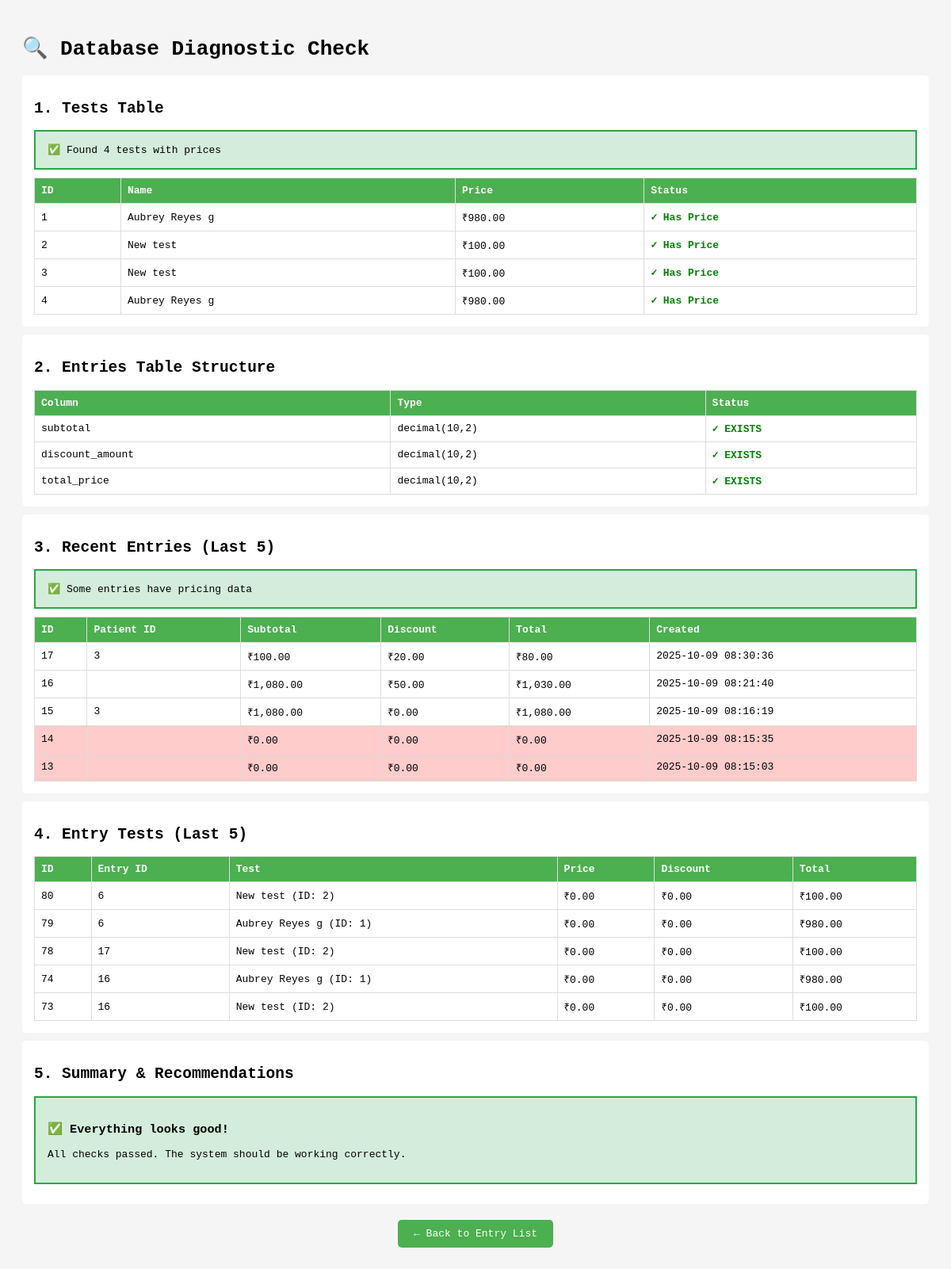
Before: /umakant/check_data.php (signed in) with the older database file.
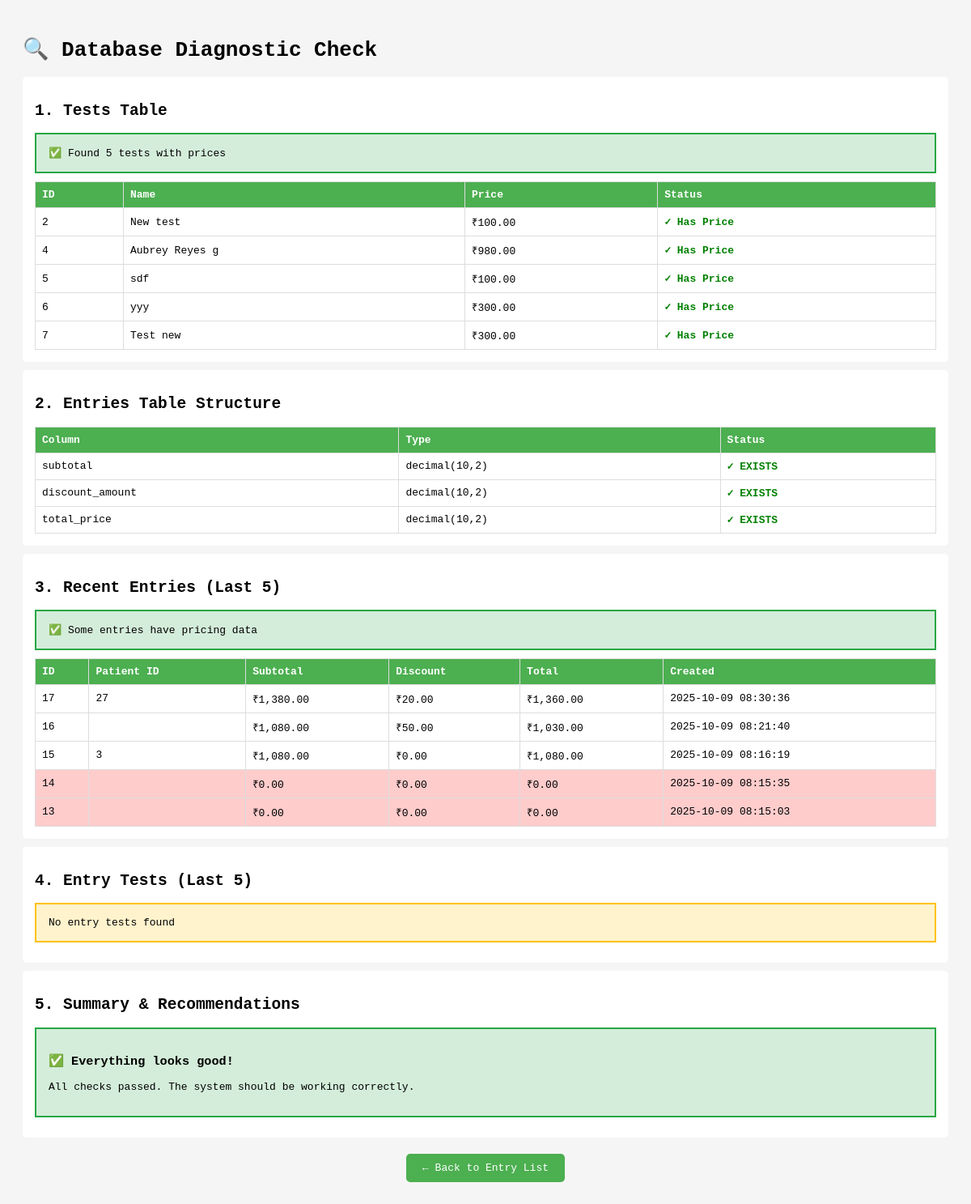
After: the same page with the newer database file.
### tables this page shows
CREATE TABLE `tests` (
  `id` int(11) NOT NULL,
  `name` varchar(255) NOT NULL,
  `category_id` int(11) DEFAULT NULL,
  `main_category_id` int(11) NOT NULL,
  `price` decimal(10,2) NOT NULL DEFAULT 0.00,
  `unit` varchar(50) DEFAULT NULL,
  `specimen` varchar(255) DEFAULT NULL,
  `default_result` text DEFAULT NULL,
  `reference_range` varchar(255) DEFAULT NULL,
  `min` decimal(10,2) DEFAULT NULL,
  `max` decimal(10,2) DEFAULT NULL,
  `description` text DEFAULT NULL,
  `min_male` decimal(10,2) DEFAULT NULL,
  `max_male` decimal(10,2) DEFAULT NULL,
  `min_female` decimal(10,2) DEFAULT NULL,
  `max_female` decimal(10,2) DEFAULT NULL,
  `min_child` decimal(10,2) DEFAULT NULL,
  `max_child` decimal(10,2) DEFAULT NULL,
  `sub_heading` tinyint(1) NOT NULL DEFAULT 0,
  `test_code` varchar(100) DEFAULT NULL,
  `method` varchar(255) DEFAULT NULL,
  `print_new_page` tinyint(1) NOT NULL DEFAULT 0,
  `shortcut` varchar(50) DEFAULT NULL,
  `added_by` int(11) DEFAULT NULL,
  `created_at` datetime DEFAULT current_timestamp(),
  `updated_at` datetime DEFAULT current_timestamp()
);

CREATE TABLE `entries` (
  `id` int(11) NOT NULL,
  `owner_id` int(11) DEFAULT NULL,
  `server_id` int(11) DEFAULT NULL,
  `patient_id` int(11) DEFAULT NULL,
  `doctor_id` int(11) DEFAULT NULL,
  `entry_date` datetime DEFAULT NULL,
  `status` varchar(50) NOT NULL DEFAULT 'pending',
  `priority` varchar(50) DEFAULT 'normal',
  `referral_source` varchar(100) DEFAULT NULL,
  `patient_contact` varchar(100) DEFAULT NULL,
  `patient_address` text DEFAULT NULL,
  `gender` varchar(10) DEFAULT NULL,
  `age` int(11) DEFAULT NULL COMMENT 'Patient age at time of entry',
  `subtotal` decimal(10,2) DEFAULT 0.00,
  `discount_amount` decimal(10,2) DEFAULT 0.00,
  `total_price` decimal(10,2) DEFAULT 0.00,
  `payment_status` varchar(50) DEFAULT 'pending',
  `notes` text DEFAULT NULL,
  `added_by` int(11) DEFAULT NULL,
  `created_at` datetime NOT NULL DEFAULT current_timestamp(),
  `updated_at` datetime DEFAULT NULL
);

CREATE TABLE `entry_tests` (
  `id` int(10) UNSIGNED NOT NULL,
  `entry_id` int(10) UNSIGNED NOT NULL,
  `test_id` int(10) UNSIGNED NOT NULL,
  `result_value` varchar(255) DEFAULT NULL,
  `unit` varchar(64) DEFAULT NULL,
  `remarks` text DEFAULT NULL,
  `status` varchar(32) NOT NULL DEFAULT 'pending',
  `price` decimal(10,2) DEFAULT 0.00,
  `discount_amount` decimal(10,2) DEFAULT 0.00,
  `total_price` decimal(10,2) DEFAULT 0.00,
  `created_at` datetime DEFAULT current_timestamp()
);

### umakant/check_data.php (the view, shortened to what this page needs)
<?php
require_once 'inc/connection.php';
?>
<!DOCTYPE html>
<html>
<head>
</head>
<body>
    <h1>🔍 Database Diagnostic Check</h1>
    <?php
    try {
        echo '<div class="section">';
        echo '<h2>1. Tests Table</h2>';
        $stmt = $pdo->query("SELECT id, name, price FROM tests ORDER BY id");
        $tests = $stmt->fetchAll(PDO::FETCH_ASSOC);
        if (empty($tests)) {
            echo '<div class="warning">⚠️ NO TESTS FOUND in database!</div>';
        } else {
            $testsWithPrice = array_filter($tests, function($t) { return $t['price'] > 0; });
            if (count($testsWithPrice) > 0) {
                echo '<div class="success">✅ Found ' . count($testsWithPrice) . ' tests with prices</div>';
            }
            echo '<table>';
            echo '<tr><th>ID</th><th>Name</th><th>Price</th><th>Status</th></tr>';
            foreach ($tests as $test) {
                $status = $test['price'] > 0 ? '<span class="good">✓ Has Price</span>' : '<span class="bad">✗ NO PRICE</span>';
                echo "<tr>";
                echo "<td>{$test['id']}</td>";
                echo "<td>{$test['name']}</td>";
                echo "<td>₹" . number_format($test['price'], 2) . "</td>";
                echo "<td>$status</td>";
                echo "</tr>";
            }
            echo '</table>';
        }
        echo '</div>';
        echo '<div class="section">';
        echo '<h2>2. Entries Table Structure</h2>';
        $stmt = $pdo->query("SHOW COLUMNS FROM entries");
        $columns = $stmt->fetchAll(PDO::FETCH_ASSOC);
        $requiredColumns = ['subtotal', 'discount_amount', 'total_price'];
        $foundColumns = array_column($columns, 'Field');
        echo '<table>';
        echo '<tr><th>Column</th><th>Type</th><th>Status</th></tr>';
        foreach ($requiredColumns as $col) {
            $exists = in_array($col, $foundColumns);
            $status = $exists ? '<span class="good">✓ EXISTS</span>' : '<span class="bad">✗ MISSING</span>';
            $type = '';
            if ($exists) {
                $colInfo = array_filter($columns, function($c) use ($col) { return $c['Field'] === $col; });
                $colInfo = reset($colInfo);
                $type = $colInfo['Type'];
            }
            echo "<tr><td>$col</td><td>$type</td><td>$status</td></tr>";
        }
        echo '</table>';
        echo '</div>';
        echo '<div class="section">';
        echo '<h2>3. Recent Entries (Last 5)</h2>';
        $stmt = $pdo->query("SELECT id, patient_id, subtotal, discount_amount, total_price, created_at FROM entries ORDER BY id DESC LIMIT 5");
        $entries = $stmt->fetchAll(PDO::FETCH_ASSOC);
        if (empty($entries)) {
            echo '<div class="warning">No entries found</div>';
        } else {
            $allZero = true;
            foreach ($entries as $entry) {
                if ($entry['subtotal'] > 0 || $entry['total_price'] > 0) {
                    $allZero = false;
                    break;
                }
            }
            if ($allZero) {
                echo '<div class="warning">⚠️ ALL ENTRIES HAVE ZERO PRICING!</div>';
            } else {
                echo '<div class="success">✅ Some entries have pricing data</div>';
            }
            echo '<table>';
            echo '<tr><th>ID</th><th>Patient ID</th><th>Subtotal</th><th>Discount</th><th>Total</th><th>Created</th></tr>';
            foreach ($entries as $entry) {
                $rowStyle = ($entry['subtotal'] == 0 && $entry['total_price'] == 0) ? 'style="background: #ffcccc;"' : '';
                echo "<tr $rowStyle>";
                echo "<td>{$entry['id']}</td>";
                echo "<td>{$entry['patient_id']}</td>";
                echo "<td>₹" . number_format($entry['subtotal'], 2) . "</td>";
                echo "<td>₹" . number_format($entry['discount_amount'], 2) . "</td>";
                echo "<td>₹" . number_format($entry['total_price'], 2) . "</td>";
                echo "<td>{$entry['created_at']}</td>";
                echo "</tr>";
            }
            echo '</table>';
        }
        echo '</div>';
        echo '<div class="section">';
        echo '<h2>4. Entry Tests (Last 5)</h2>';
        $stmt = $pdo->query("SELECT et.id, et.entry_id, et.test_id, t.name as test_name, et.price, et.discount_amount, et.total_price FROM entry_tests et LEFT JOIN tests t ON et.test_id = t.id ORDER BY et.id DESC LIMIT 5");
        $entryTests = $stmt->fetchAll(PDO::FETCH_ASSOC);
        if (empty($entryTests)) {
            echo '<div class="warning">No entry tests found</div>';
        } else {
            echo '<table>';
            echo '<tr><th>ID</th><th>Entry ID</th><th>Test</th><th>Price</th><th>Discount</th><th>Total</th></tr>';
            foreach ($entryTests as $et) {
                echo "<tr>";
                echo "<td>{$et['id']}</td>";
                echo "<td>{$et['entry_id']}</td>";
                echo "<td>{$et['test_name']} (ID: {$et['test_id']})</td>";
                echo "<td>₹" . number_format($et['price'], 2) . "</td>";
                echo "<td>₹" . number_format($et['discount_amount'], 2) . "</td>";
                echo "<td>₹" . number_format($et['total_price'], 2) . "</td>";
                echo "</tr>";
            }
            echo '</table>';
        }
        echo '</div>';
        echo '<div class="section">';
        echo '<h2>5. Summary & Recommendations</h2>';
        $issues = [];
        if (empty($issues)) {
            echo '<div class="success">';
            echo '<h3>✅ Everything looks good!</h3>';
            echo '<p>All checks passed. The system should be working correctly.</p>';
            echo '</div>';
        }
        echo '</div>';
    } catch (Exception $e) {
        echo '<div class="warning">';
        echo '<h3>❌ Error:</h3>';
        echo '<p>' . htmlspecialchars($e->getMessage()) . '</p>';
        echo '</div>';
    }
    ?>
    <p style="text-align: center; margin-top: 30px;">
        <a href="entry-list.php" style="background: #4CAF50; color: white; padding: 10px 20px; text-decoration: none; border-radius: 5px;">← Back to Entry List</a>
    </p>
</body>
</html>

### umakant/check_data.php (style rules this page uses)
body { font-family: monospace; padding: 20px; background: #f5f5f5; }
.section { background: white; padding: 15px; margin: 10px 0; border-radius: 5px; }
.good { color: green; font-weight: bold; }
table { border-collapse: collapse; width: 100%; }
th, td { border: 1px solid #ddd; padding: 8px; text-align: left; }
th { background: #4CAF50; color: white; }
.warning { background: #fff3cd; border: 2px solid #ffc107; padding: 15px; margin: 10px 0; }
.success { background: #d4edda; border: 2px solid #28a745; padding: 15px; margin: 10px 0; }

Changed rows visible on the page:
removed tests: id "1", name "Aubrey Reyes g", price "980.00", shows "✓ Has Price"
removed tests: id "3", name "New test", price "100.00", shows "✓ Has Price"
removed entry_tests: id "80", entry "6", test.name "New test", test "2", price "0.00", discount_amount "0.00", total_price "100.00"
removed entry_tests: id "79", entry "6", test.name "Aubrey Reyes g", test "1", price "0.00", discount_amount "0.00", total_price "980.00"
removed entry_tests: id "78", entry "17", test.name "New test", test "2", price "0.00", discount_amount "0.00", total_price "100.00"
removed entry_tests: id "74", entry "16", test.name "Aubrey Reyes g", test "1", price "0.00", discount_amount "0.00", total_price "980.00"
removed entry_tests: id "73", entry "16", test.name "New test", test "2", price "0.00", discount_amount "0.00", total_price "100.00"
added tests: id "5", name "sdf", price "100.00", shows "✓ Has Price"
added tests: id "6", name "yyy", price "300.00", shows "✓ Has Price"
added tests: id "7", name "Test new", price "300.00", shows "✓ Has Price"
changed entries id 17: patient "3" → "27"; subtotal "100.00" → "1,380.00"; total_price "80.00" → "1,360.00"
Other visible differences:
count($testsWithPrice): "4" → "5"
text no longer shown: "ID Entry ID Test Price Discount Total"
text now shown: "No entry tests found"
